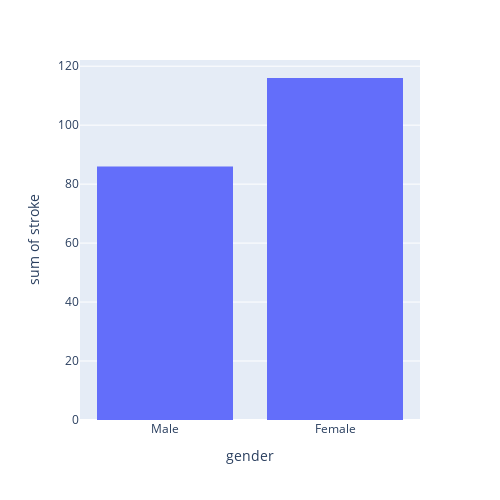

The cell this chart's notebook holds for it:
### Code cell
fig3 = px.histogram(stroke_df,
                    x = 'gender',
                    y = 'stroke',
                    barmode = 'group')
fig3.layout.height = 500
fig3.layout.width = 500
fig3.show()

### Figure 1 — Plotly figure (JSON) as saved in the notebook; plotly's stock layout.template omitted (floating-point values rounded to 4 significant figures; data arrays with more than 128 entries replaced by an {"elided": "..."} marker saying what was removed)
{"data": [{"alignmentgroup": "True", "bingroup": "x", "histfunc": "sum", "hovertemplate": "gender=%{x}<br>sum of stroke=%{y}<extra></extra>", "legendgroup": "", "marker": {"color": "#636efa", "pattern": {"shape": ""}}, "name": "", "offsetgroup": "", "orientation": "v", "showlegend": false, "type": "histogram", "x": {"elided": "3565 str values"}, "xaxis": "x", "y": {"elided": "3565 int values"}, "yaxis": "y"}], "layout": {"barmode": "group", "height": 500, "legend": {"tracegroupgap": 0}, "margin": {"t": 60}, "width": 500, "xaxis": {"anchor": "y", "domain": [0, 1], "title": {"text": "gender"}}, "yaxis": {"anchor": "x", "domain": [0, 1], "title": {"text": "sum of stroke"}}}}
